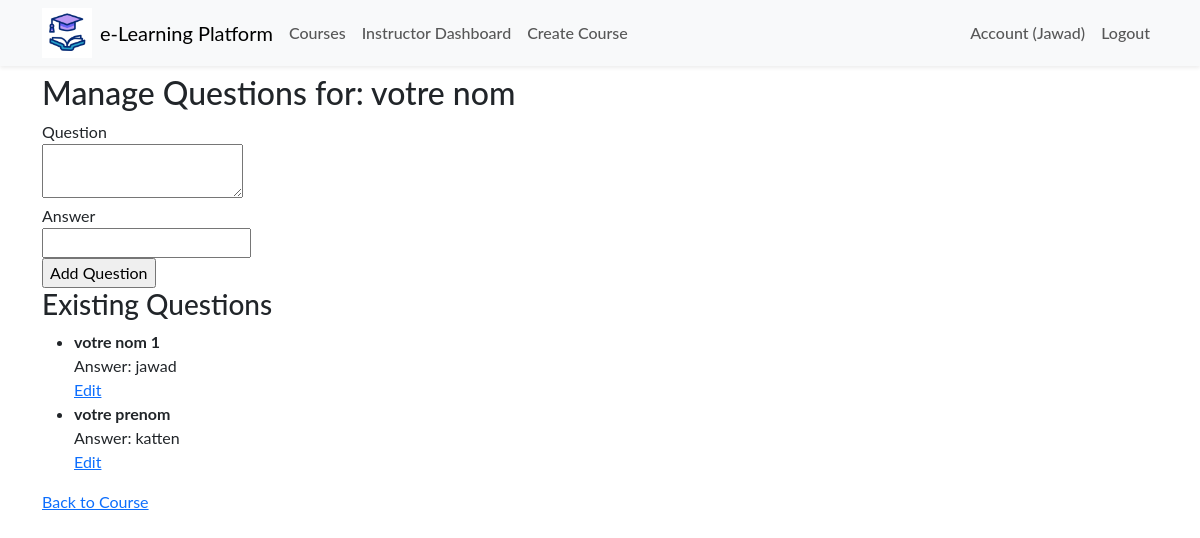
The app's page /courses/quiz/1/questions (signed in) with its own data.
### app/models.py (models this page shows, shortened)
class User(db.Model, UserMixin):
    id = db.Column(db.Integer, primary_key=True)
    name = db.Column(db.String(50), nullable=False)
    email = db.Column(db.String(120), unique=True, nullable=False)
    role = db.Column(db.String(10))  # 'student' or 'instructor'
    password_hash = db.Column(db.String(128), nullable=False)
    created_at = db.Column(db.DateTime, default=datetime.utcnow)

class Quiz(db.Model):
    id = db.Column(db.Integer, primary_key=True)
    title = db.Column(db.String(100), nullable=False)
    course_id = db.Column(db.Integer, db.ForeignKey('course.id'), nullable=False)
    created_at = db.Column(db.DateTime, default=datetime.utcnow)
    course = db.relationship('Course', backref='quizzes', lazy=True)

class Question(db.Model):
    id = db.Column(db.Integer, primary_key=True)
    question_text = db.Column(db.Text, nullable=False)
    answer = db.Column(db.String(100), nullable=False)
    quiz_id = db.Column(db.Integer, db.ForeignKey('quiz.id'), nullable=False)
    quiz = db.relationship('Quiz', backref='questions', lazy=True)

### app/routes/course.py (the view)
@bp.route('/quiz/<int:quiz_id>/questions', methods=['GET', 'POST'])
@login_required
def view_questions(quiz_id):
    quiz = Quiz.query.get_or_404(quiz_id)
    course = quiz.course
    if current_user.role != 'instructor' or course.teacher_id != current_user.id:
        flash('Only instructors can view and edit questions.', 'danger')
        return redirect(url_for('main.index'))
    form = QuestionForm()
    if form.validate_on_submit():
        question = Question(question_text=form.question_text.data, answer=form.answer.data, quiz_id=quiz.id)
        db.session.add(question)
        db.session.commit()
        flash('Question added successfully!', 'success')
        return redirect(url_for('course.view_questions', quiz_id=quiz.id))
    questions = Question.query.filter_by(quiz_id=quiz.id).all()
    return render_template('view_questions.html', form=form, quiz=quiz, questions=questions)

### app/routes/course.py
class QuestionForm(FlaskForm):
    question_text = TextAreaField('Question', validators=[DataRequired()])
    answer = StringField('Answer', validators=[DataRequired()])
    submit = SubmitField('Add Question')

### app/__init__.py (called while the page is built)
def create_app(config_class='config.Config'):
    app = Flask(__name__)
    app.config.from_object(config_class)
    db.init_app(app)
    migrate.init_app(app, db)
    login_manager.init_app(app)
    login_manager.login_view = 'auth.login'
    mail.init_app(app)
    from .models import User
    @login_manager.user_loader
    def load_user(user_id):
        return User.query.get(int(user_id))
    from .routes.main import bp as main_bp
    from .routes.auth import bp as auth_bp
    from .routes.course import bp as course_bp
    app.register_blueprint(main_bp)
    app.register_blueprint(auth_bp)
    app.register_blueprint(course_bp)
    return app

### app/templates/view_questions.html (shortened to what this page needs)
{% extends 'layout.html' %}
{% block content %}
<h2>Manage Questions for: {{ quiz.title }}</h2>
<form method="POST">
    <div>
        {{ form.question_text.label }}<br>
        {{ form.question_text() }}
    </div>
    <div>
        {{ form.answer.label }}<br>
        {{ form.answer() }}
    </div>
    <div>
        {{ form.submit() }}
    </div>
</form>
<h3>Existing Questions</h3>
<ul>
    {% for question in questions %}
    <li>
        <strong>{{ question.question_text }}</strong><br>
        Answer: {{ question.answer }}<br>
        <a href="{{ url_for('course.edit_question', question_id=question.id) }}">Edit</a>
    </li>
    {% endfor %}
</ul>
<a href="{{ url_for('course.course_details', course_id=quiz.course.id) }}">Back to Course</a>
{% endblock %}

### app/templates/layout.html (shortened to what this page needs)
<!DOCTYPE html>
<html lang="en">
  <head>
    <link href="https://cdn.jsdelivr.net/npm/bootstrap@5.3.3/dist/css/bootstrap.min.css" rel="stylesheet" />
    <link rel="stylesheet" href="{{ url_for('static', filename='css/main.css') }}" />
  </head>
  <body>
    <nav class="navbar navbar-expand-lg navbar-light bg-light shadow-sm sticky-top">
      <div class="container">
        <img width="50px" src="{{ url_for('static', filename='/img/icone.gif') }}" alt="">
        <a class="navbar-brand mx-2" href="{{ url_for('main.index') }}">e-Learning Platform</a>
        <div class="collapse navbar-collapse" id="navbarNav">
          <ul class="navbar-nav me-auto mb-2 mb-lg-0">
            <li class="nav-item">
              <a class="nav-link" href="{{ url_for('course.list_courses') }}">Courses</a>
            </li>
            {% if current_user.is_authenticated %}
              {% if current_user.role == 'instructor' %}
              <li class="nav-item">
                <a class="nav-link" href="{{ url_for('course.instructor_dashboard') }}">Instructor Dashboard</a>
              </li>
              <li class="nav-item">
                <a class="nav-link" href="{{ url_for('course.create_course') }}">Create Course</a>
              </li>
              {% elif current_user.role == 'student' %}
              <li class="nav-item">
                <a class="nav-link" href="{{ url_for('course.student_dashboard') }}">Student Dashboard</a>
              </li>
              {% endif %}
            {% endif %}
          </ul>
          <ul class="navbar-nav ms-auto">
            {% if current_user.is_authenticated %}
            <li class="nav-item">
              <a class="nav-link" href="{{ url_for('auth.account') }}">Account ({{ current_user.name }})</a>
            </li>
            <li class="nav-item">
              <a class="nav-link" href="{{ url_for('auth.logout') }}">Logout</a>
            </li>
            {% endif %}
          </ul>
        </div>
      </div>
    </nav>
    <div class="container mt-2">{% include 'flash_msg.html' %} {% block content %}{% endblock %}</div>
  </body>
</html>

### app/static/css/main.css (style rules this page uses)
:root { --vert: #7b9b2b; --roze: #fc83cd33; --blue: #0b76b488; }
* { font-family: 'Lato', sans-serif; }
.nav-link { font-weight: 500; position: relative; border: none; }
@media (min-width: 768px) { .nav-link { font-size: 1rem; } }
@media (min-width: 768px) { .nav-link::before { content: ''; position: absolute; bottom: 0; left: 50%; transform: translatex(-50%); width: 0%; height: 2px; background-color: var(--vert); visibility: hidden; transition: 0.3s ease-in-out; } }

### records on screen
User: name "Jawad"
Quiz: title "votre nom"
Question: question_text "votre nom 1", answer "jawad"
Question: question_text "votre prenom", answer "katten"
